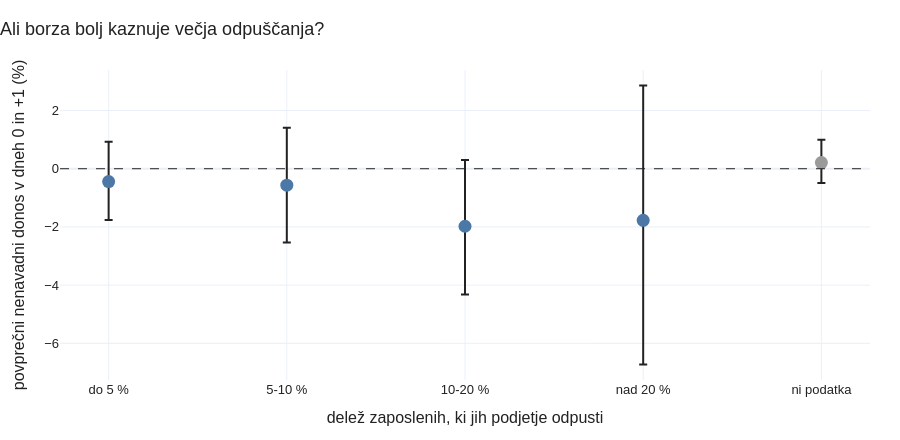

This figure's notebook cell:
### Markdown cell above
## 2. Ali borza bolj kaznuje večja odpuščanja?

V prvem zvezku je bil povprečni odziv borze majhen. Študije pravijo, da je odziv odvisen od tega, kako veliko je odpuščanje. Isto analizo smo ponovili in objave razdelili po deležu odpuščenih zaposlenih.

### Code cell
show_group("9a_borza", "*Ta del bo na voljo, ko bodo prenesene cene delnic in narejena analiza borze (python -m analysis.event_study).*")

### Figure 1 — Plotly figure (JSON) as saved in the notebook; plotly's stock layout.template omitted (floating-point values rounded to 4 significant figures)
{"data": [{"customdata": [[102.0, -0.2242], [124.0, -0.3466], [105.0, -0.9674], [47.0, -3.284], [233.0, 0.126]], "error_y": {"array": [1.365, 1.969, 2.278, 4.631, 0.7827], "arrayminus": [1.316, 1.968, 2.343, 4.954, 0.7], "color": "#222222", "symmetric": false, "type": "data"}, "hovertemplate": "%{x}: povprečje %{y:.2f} %<br>mediana %{customdata[1]:.2f} %<br>%{customdata[0]} objav<extra></extra>", "marker": {"color": ["#4C78A8", "#4C78A8", "#4C78A8", "#4C78A8", "#9A9A9A"], "size": 13}, "mode": "markers", "showlegend": false, "type": "scatter", "x": ["do 5 %", "5-10 %", "10-20 %", "nad 20 %", "ni podatka"], "y": [-0.4425, -0.5642, -1.976, -1.772, 0.2122]}], "layout": {"colorway": ["#4C78A8", "#F58518", "#E45756", "#72B7B2", "#54A24B", "#EECA3B", "#B279A2", "#FF9DA6", "#9D755D", "#BAB0AC"], "font": {"color": "#222222", "family": "Arial, Helvetica, sans-serif", "size": 13}, "height": 440, "hoverlabel": {"namelength": -1}, "legend": {"orientation": "h", "x": 0, "y": -0.15, "yanchor": "top"}, "margin": {"b": 60, "l": 60, "r": 30, "t": 70}, "separators": ",.", "shapes": [{"line": {"color": "#222222", "dash": "dash", "width": 1}, "type": "line", "x0": 0, "x1": 1, "xref": "x domain", "y0": 0, "y1": 0, "yref": "y"}], "title": {"text": "Ali borza bolj kaznuje večja odpuščanja?", "x": 0, "xanchor": "left"}, "xaxis": {"title": {"text": "delež zaposlenih, ki jih podjetje odpusti"}}, "yaxis": {"title": {"text": "povprečni nenavadni donos v dneh 0 in +1 (%)"}}}}
